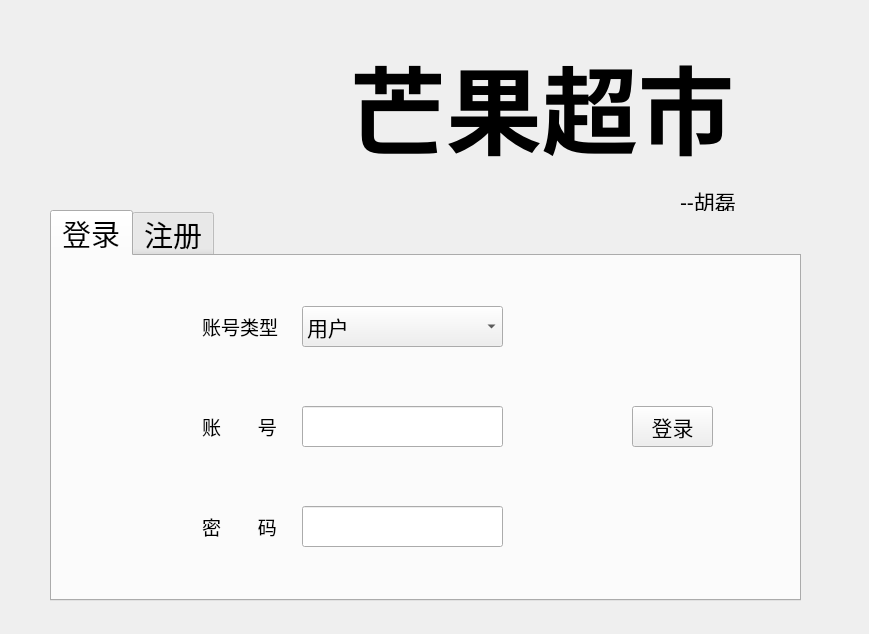
<?xml version="1.0" encoding="UTF-8"?>
<ui version="4.0">
 <class>Form</class>
 <widget class="QWidget" name="Form">
  <property name="geometry">
   <rect>
    <x>0</x>
    <y>0</y>
    <width>869</width>
    <height>634</height>
   </rect>
  </property>
  <property name="sizePolicy">
   <sizepolicy hsizetype="Fixed" vsizetype="Fixed">
    <horstretch>0</horstretch>
    <verstretch>0</verstretch>
   </sizepolicy>
  </property>
  <property name="minimumSize">
   <size>
    <width>869</width>
    <height>634</height>
   </size>
  </property>
  <property name="maximumSize">
   <size>
    <width>869</width>
    <height>634</height>
   </size>
  </property>
  <property name="windowTitle">
   <string>登录&amp;注册</string>
  </property>
  <property name="windowIcon">
   <iconset>
    <normaloff>D:/Download/Chrome/芒果.ico</normaloff>D:/Download/Chrome/芒果.ico</iconset>
  </property>
  <widget class="QLabel" name="icon">
   <property name="geometry">
    <rect>
     <x>90</x>
     <y>10</y>
     <width>211</width>
     <height>191</height>
    </rect>
   </property>
   <property name="text">
    <string/>
   </property>
   <property name="pixmap">
    <pixmap>D:/Download/Chrome/芒果.png</pixmap>
   </property>
  </widget>
  <widget class="QLabel" name="name_market">
   <property name="geometry">
    <rect>
     <x>350</x>
     <y>30</y>
     <width>421</width>
     <height>151</height>
    </rect>
   </property>
   <property name="font">
    <font>
     <family>Arial</family>
     <pointsize>72</pointsize>
     <weight>75</weight>
     <bold>true</bold>
     <underline>false</underline>
     <strikeout>false</strikeout>
     <stylestrategy>PreferDefault</stylestrategy>
    </font>
   </property>
   <property name="cursor">
    <cursorShape>ArrowCursor</cursorShape>
   </property>
   <property name="mouseTracking">
    <bool>false</bool>
   </property>
   <property name="styleSheet">
    <string notr="true">name_market{
	rgb(85, 255, 255)
}</string>
   </property>
   <property name="text">
    <string>芒果超市</string>
   </property>
  </widget>
  <widget class="QTabWidget" name="tabWidget">
   <property name="geometry">
    <rect>
     <x>50</x>
     <y>210</y>
     <width>751</width>
     <height>391</height>
    </rect>
   </property>
   <property name="minimumSize">
    <size>
     <width>0</width>
     <height>0</height>
    </size>
   </property>
   <property name="maximumSize">
    <size>
     <width>10000</width>
     <height>10000</height>
    </size>
   </property>
   <property name="font">
    <font>
     <family>Arial</family>
     <pointsize>22</pointsize>
    </font>
   </property>
   <property name="currentIndex">
    <number>0</number>
   </property>
   <widget class="QWidget" name="login">
    <attribute name="title">
     <string>登录</string>
    </attribute>
    <widget class="QLineEdit" name="lineEdit_loginAccount">
     <property name="geometry">
      <rect>
       <x>250</x>
       <y>150</y>
       <width>201</width>
       <height>41</height>
      </rect>
     </property>
     <property name="font">
      <font>
       <family>Arial</family>
       <pointsize>14</pointsize>
      </font>
     </property>
     <property name="text">
      <string/>
     </property>
     <property name="placeholderText">
      <string/>
     </property>
    </widget>
    <widget class="QLineEdit" name="lineEdit_loginPassword">
     <property name="geometry">
      <rect>
       <x>250</x>
       <y>250</y>
       <width>201</width>
       <height>41</height>
      </rect>
     </property>
     <property name="font">
      <font>
       <family>Arial</family>
       <pointsize>14</pointsize>
      </font>
     </property>
     <property name="contextMenuPolicy">
      <enum>Qt::CustomContextMenu</enum>
     </property>
     <property name="text">
      <string/>
     </property>
     <property name="echoMode">
      <enum>QLineEdit::Password</enum>
     </property>
     <property name="placeholderText">
      <string/>
     </property>
    </widget>
    <widget class="QPushButton" name="button_login">
     <property name="geometry">
      <rect>
       <x>580</x>
       <y>150</y>
       <width>81</width>
       <height>41</height>
      </rect>
     </property>
     <property name="font">
      <font>
       <family>Arial</family>
       <pointsize>16</pointsize>
      </font>
     </property>
     <property name="text">
      <string>登录</string>
     </property>
    </widget>
    <widget class="QComboBox" name="comboBox_accountType">
     <property name="geometry">
      <rect>
       <x>250</x>
       <y>50</y>
       <width>201</width>
       <height>41</height>
      </rect>
     </property>
     <property name="font">
      <font>
       <family>Arial</family>
       <pointsize>16</pointsize>
      </font>
     </property>
     <item>
      <property name="text">
       <string>用户</string>
      </property>
     </item>
     <item>
      <property name="text">
       <string>员工</string>
      </property>
     </item>
     <item>
      <property name="text">
       <string>经理</string>
      </property>
     </item>
     <item>
      <property name="text">
       <string>管理员</string>
      </property>
     </item>
    </widget>
    <widget class="QLabel" name="label_3">
     <property name="geometry">
      <rect>
       <x>150</x>
       <y>50</y>
       <width>81</width>
       <height>41</height>
      </rect>
     </property>
     <property name="font">
      <font>
       <family>Arial</family>
       <pointsize>14</pointsize>
      </font>
     </property>
     <property name="text">
      <string>账号类型</string>
     </property>
    </widget>
    <widget class="QLabel" name="label_4">
     <property name="geometry">
      <rect>
       <x>150</x>
       <y>150</y>
       <width>81</width>
       <height>41</height>
      </rect>
     </property>
     <property name="font">
      <font>
       <family>Arial</family>
       <pointsize>14</pointsize>
      </font>
     </property>
     <property name="text">
      <string>账       号</string>
     </property>
    </widget>
    <widget class="QLabel" name="label_5">
     <property name="geometry">
      <rect>
       <x>150</x>
       <y>250</y>
       <width>81</width>
       <height>41</height>
      </rect>
     </property>
     <property name="font">
      <font>
       <family>Arial</family>
       <pointsize>14</pointsize>
      </font>
     </property>
     <property name="text">
      <string>密       码</string>
     </property>
    </widget>
   </widget>
   <widget class="QWidget" name="register_2">
    <attribute name="title">
     <string>注册</string>
    </attribute>
    <widget class="QLineEdit" name="lineEdit_registerAccount">
     <property name="geometry">
      <rect>
       <x>210</x>
       <y>10</y>
       <width>181</width>
       <height>31</height>
      </rect>
     </property>
     <property name="font">
      <font>
       <family>Arial</family>
       <pointsize>16</pointsize>
      </font>
     </property>
     <property name="placeholderText">
      <string>5-15位</string>
     </property>
    </widget>
    <widget class="QLineEdit" name="lineEdit_registerPassword">
     <property name="geometry">
      <rect>
       <x>210</x>
       <y>60</y>
       <width>181</width>
       <height>31</height>
      </rect>
     </property>
     <property name="font">
      <font>
       <family>Arial</family>
       <pointsize>16</pointsize>
      </font>
     </property>
     <property name="echoMode">
      <enum>QLineEdit::Password</enum>
     </property>
     <property name="placeholderText">
      <string>5-15位</string>
     </property>
    </widget>
    <widget class="QLineEdit" name="lineEdit_realName">
     <property name="geometry">
      <rect>
       <x>210</x>
       <y>110</y>
       <width>181</width>
       <height>31</height>
      </rect>
     </property>
     <property name="font">
      <font>
       <family>Arial</family>
       <pointsize>16</pointsize>
      </font>
     </property>
    </widget>
    <widget class="QLineEdit" name="lineEdit_nickName">
     <property name="geometry">
      <rect>
       <x>210</x>
       <y>210</y>
       <width>181</width>
       <height>31</height>
      </rect>
     </property>
     <property name="font">
      <font>
       <family>Arial</family>
       <pointsize>16</pointsize>
      </font>
     </property>
    </widget>
    <widget class="QLineEdit" name="lineEdit_age">
     <property name="geometry">
      <rect>
       <x>210</x>
       <y>260</y>
       <width>181</width>
       <height>31</height>
      </rect>
     </property>
     <property name="font">
      <font>
       <family>Arial</family>
       <pointsize>16</pointsize>
      </font>
     </property>
    </widget>
    <widget class="QLineEdit" name="lineEdit_sex">
     <property name="geometry">
      <rect>
       <x>210</x>
       <y>160</y>
       <width>181</width>
       <height>31</height>
      </rect>
     </property>
     <property name="font">
      <font>
       <family>Arial</family>
       <pointsize>16</pointsize>
      </font>
     </property>
     <property name="placeholderText">
      <string>男 / 女</string>
     </property>
    </widget>
    <widget class="QLineEdit" name="lineEdit_Phone">
     <property name="geometry">
      <rect>
       <x>210</x>
       <y>310</y>
       <width>181</width>
       <height>31</height>
      </rect>
     </property>
     <property name="font">
      <font>
       <family>Arial</family>
       <pointsize>16</pointsize>
      </font>
     </property>
     <property name="placeholderText">
      <string>11位</string>
     </property>
    </widget>
    <widget class="QLabel" name="label_6">
     <property name="geometry">
      <rect>
       <x>90</x>
       <y>15</y>
       <width>91</width>
       <height>20</height>
      </rect>
     </property>
     <property name="font">
      <font>
       <family>Arial</family>
       <pointsize>16</pointsize>
      </font>
     </property>
     <property name="text">
      <string>账       号*</string>
     </property>
    </widget>
    <widget class="QLabel" name="label_7">
     <property name="geometry">
      <rect>
       <x>90</x>
       <y>65</y>
       <width>91</width>
       <height>20</height>
      </rect>
     </property>
     <property name="font">
      <font>
       <family>Arial</family>
       <pointsize>16</pointsize>
      </font>
     </property>
     <property name="text">
      <string>密       码*</string>
     </property>
    </widget>
    <widget class="QLabel" name="label_8">
     <property name="geometry">
      <rect>
       <x>90</x>
       <y>115</y>
       <width>91</width>
       <height>20</height>
      </rect>
     </property>
     <property name="font">
      <font>
       <family>Arial</family>
       <pointsize>16</pointsize>
      </font>
     </property>
     <property name="text">
      <string>真实姓名*</string>
     </property>
    </widget>
    <widget class="QLabel" name="label_9">
     <property name="geometry">
      <rect>
       <x>90</x>
       <y>215</y>
       <width>91</width>
       <height>20</height>
      </rect>
     </property>
     <property name="font">
      <font>
       <family>Arial</family>
       <pointsize>16</pointsize>
      </font>
     </property>
     <property name="text">
      <string>昵       称</string>
     </property>
    </widget>
    <widget class="QLabel" name="label_10">
     <property name="geometry">
      <rect>
       <x>90</x>
       <y>265</y>
       <width>91</width>
       <height>20</height>
      </rect>
     </property>
     <property name="font">
      <font>
       <family>Arial</family>
       <pointsize>16</pointsize>
      </font>
     </property>
     <property name="text">
      <string>年       龄</string>
     </property>
    </widget>
    <widget class="QLabel" name="label_11">
     <property name="geometry">
      <rect>
       <x>90</x>
       <y>165</y>
       <width>91</width>
       <height>20</height>
      </rect>
     </property>
     <property name="font">
      <font>
       <family>Arial</family>
       <pointsize>16</pointsize>
      </font>
     </property>
     <property name="text">
      <string>性       别</string>
     </property>
    </widget>
    <widget class="QLabel" name="label_12">
     <property name="geometry">
      <rect>
       <x>90</x>
       <y>315</y>
       <width>91</width>
       <height>20</height>
      </rect>
     </property>
     <property name="font">
      <font>
       <family>Arial</family>
       <pointsize>16</pointsize>
      </font>
     </property>
     <property name="text">
      <string>电话号码* </string>
     </property>
    </widget>
    <widget class="QLabel" name="label_13">
     <property name="geometry">
      <rect>
       <x>490</x>
       <y>10</y>
       <width>241</width>
       <height>211</height>
      </rect>
     </property>
     <property name="font">
      <font>
       <family>Arial</family>
       <pointsize>12</pointsize>
      </font>
     </property>
     <property name="text">
      <string>&lt;html&gt;&lt;head/&gt;&lt;body&gt;&lt;p&gt;&lt;span style=&quot; font-weight:600; color:#ff0000;&quot;&gt;仅普通用户可以在此界面注册，&lt;/span&gt;&lt;/p&gt;&lt;p&gt;&lt;span style=&quot; font-weight:600; color:#ff0000;&quot;&gt;员工如需注册账号请联系所属&lt;/span&gt;&lt;/p&gt;&lt;p&gt;&lt;span style=&quot; font-weight:600; color:#ff0000;&quot;&gt;分店经理，经理如需注册账号&lt;/span&gt;&lt;/p&gt;&lt;p&gt;&lt;span style=&quot; font-weight:600; color:#ff0000;&quot;&gt;请联系管理员。&lt;/span&gt;&lt;/p&gt;&lt;p&gt;&lt;br/&gt;&lt;/p&gt;&lt;p&gt;&lt;span style=&quot; font-weight:600; color:#000000;&quot;&gt;*为必填项&lt;/span&gt;&lt;/p&gt;&lt;p&gt;&lt;br/&gt;&lt;/p&gt;&lt;/body&gt;&lt;/html&gt;</string>
     </property>
    </widget>
    <widget class="QPushButton" name="button_confirmRegister">
     <property name="geometry">
      <rect>
       <x>540</x>
       <y>270</y>
       <width>91</width>
       <height>41</height>
      </rect>
     </property>
     <property name="font">
      <font>
       <family>Arial</family>
       <pointsize>14</pointsize>
      </font>
     </property>
     <property name="text">
      <string>确认注册</string>
     </property>
    </widget>
   </widget>
  </widget>
  <widget class="QLabel" name="label">
   <property name="geometry">
    <rect>
     <x>680</x>
     <y>190</y>
     <width>91</width>
     <height>21</height>
    </rect>
   </property>
   <property name="font">
    <font>
     <family>Arial</family>
     <pointsize>16</pointsize>
     <weight>50</weight>
     <bold>false</bold>
    </font>
   </property>
   <property name="text">
    <string>--胡磊</string>
   </property>
  </widget>
 </widget>
 <resources/>
 <connections/>
</ui>
